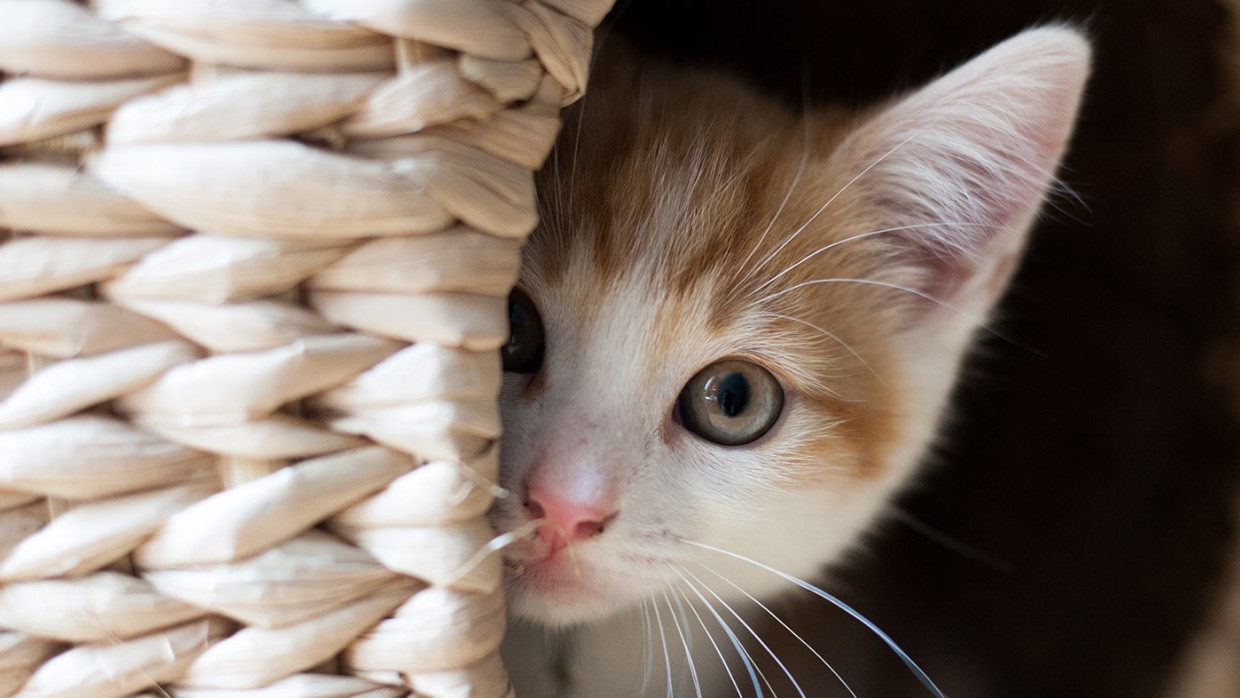
#> input picture images/cat2.jpg, 1240 x 698 px
$ python Filters.py
#> lines starting #> are read from the running program, lines starting #| are printed output that depends on the picture
from PIL import Image, ImageFilter
original = Image.open("images/cat2.jpg")
#> original is the input picture: PIL image 1240x698 RGB; mean R, G, B 132.4, 118.5, 108.8
# Conture
filterd  = original.filter(ImageFilter.CONTOUR)
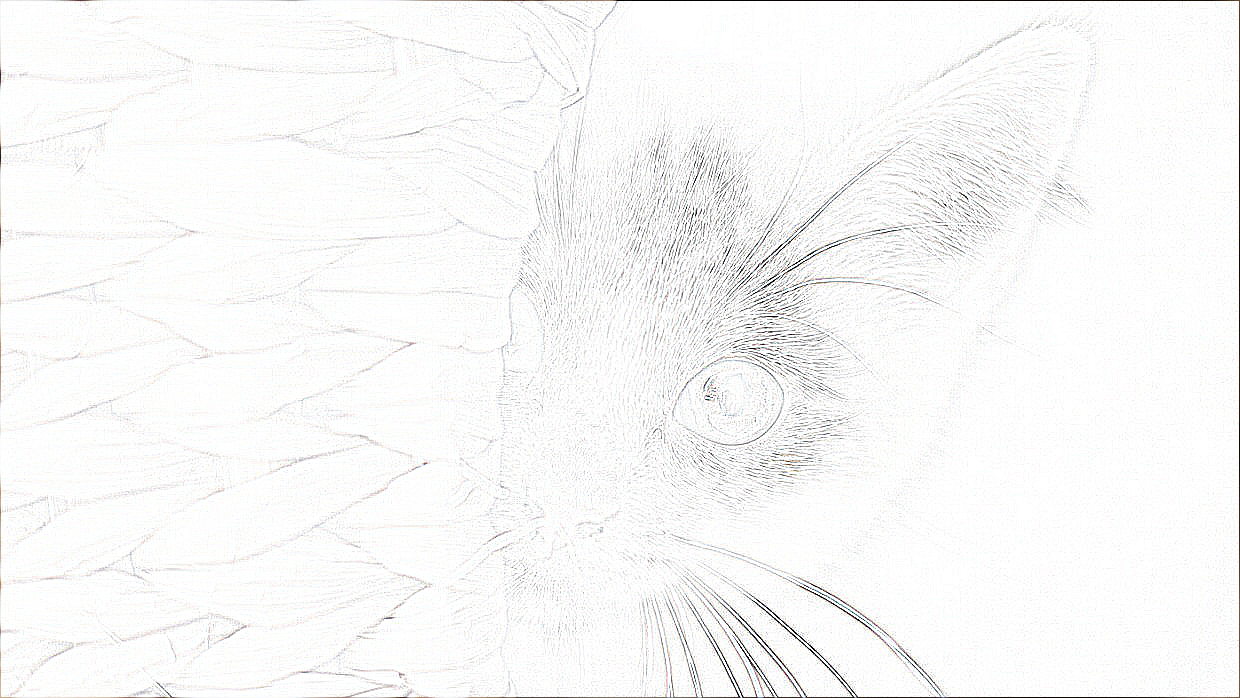
#> filterd: PIL image 1240x698 RGB; mean R, G, B 248.1, 248.1, 247.9
filterd.show()
# EDGE_ENHANCE
filterd  = original.filter(ImageFilter.EDGE_ENHANCE)
filterd.show()
# FIND_EDGES
filterd  = original.filter(ImageFilter.FIND_EDGES)
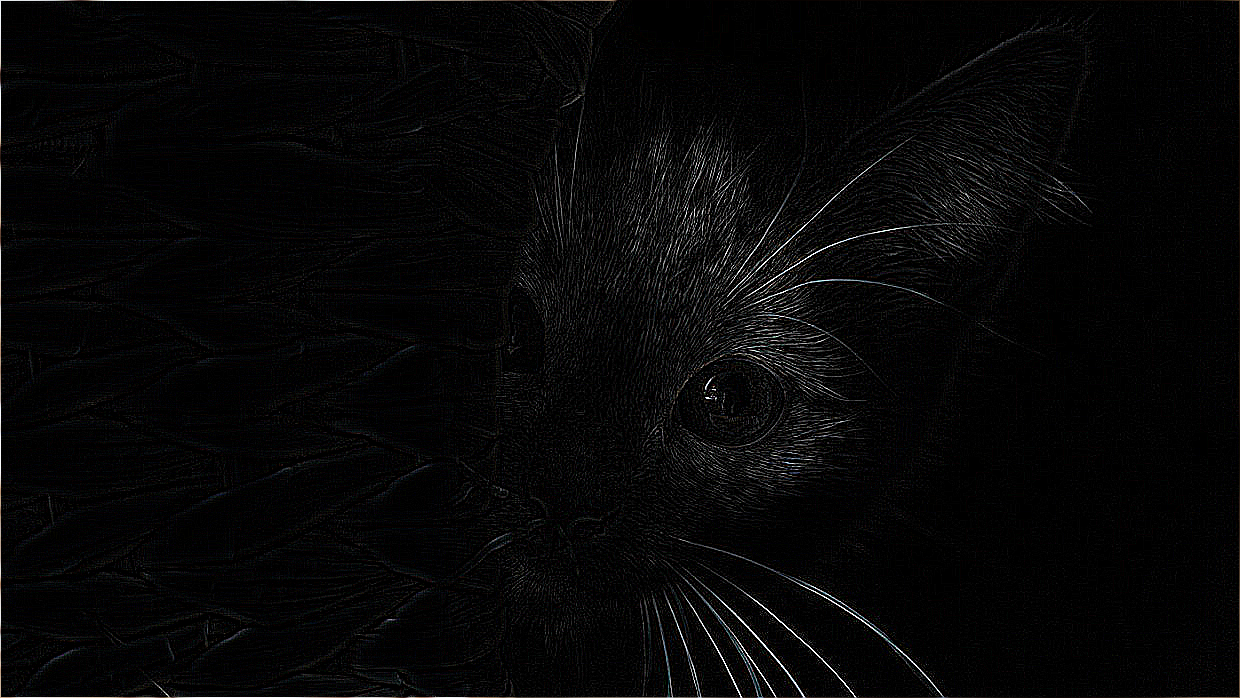
#> filterd: PIL image 1240x698 RGB; mean R, G, B 6.7, 6.6, 6.8
filterd.show()
# SMOOTH
filterd  = original.filter(ImageFilter.SMOOTH)
filterd.show()
# CROP
filterd  = original.crop((0,0,200,200))
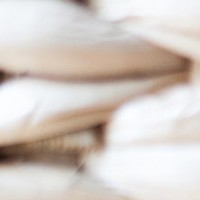
#> filterd: PIL image 200x200 RGB; mean R, G, B 212.4, 203.4, 197.2
filterd.show()

$ run again, with images/puppy1.jpg copied over images/cat2.jpg
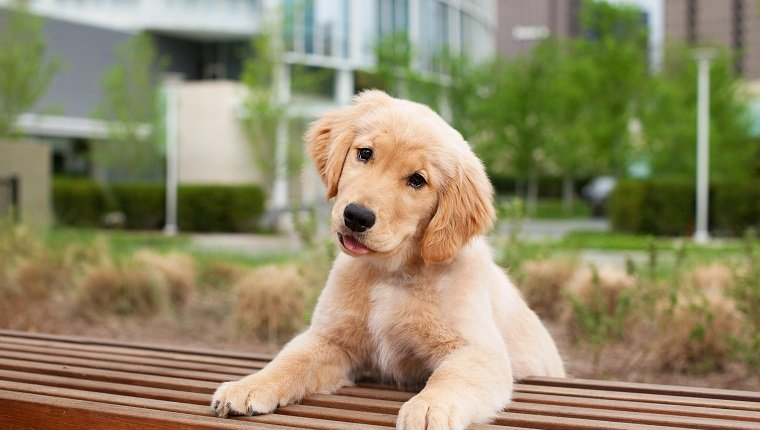
#> input picture images/puppy1.jpg, 760 x 430 px
#> original is the input picture: PIL image 760x430 RGB; mean R, G, B 144.9, 136.7, 103.7
#> `filterd  = original.filter(ImageFilter.FIND_EDGES)`:
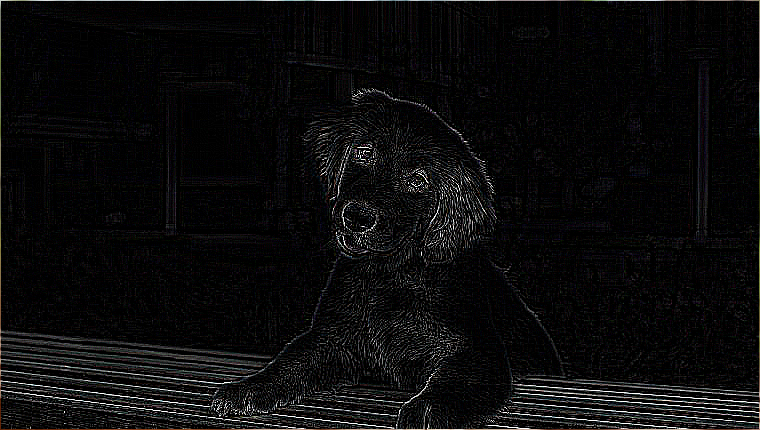
#> filterd: PIL image 760x430 RGB; mean R, G, B 11.6, 11.4, 11.7
#> `filterd  = original.crop((0,0,200,200))`:
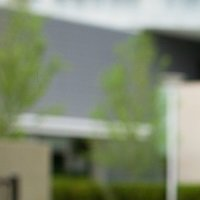
#> filterd: PIL image 200x200 RGB; mean R, G, B 129.2, 138.3, 114.2

$ run again, with images/puppy2.jpg copied over images/cat2.jpg
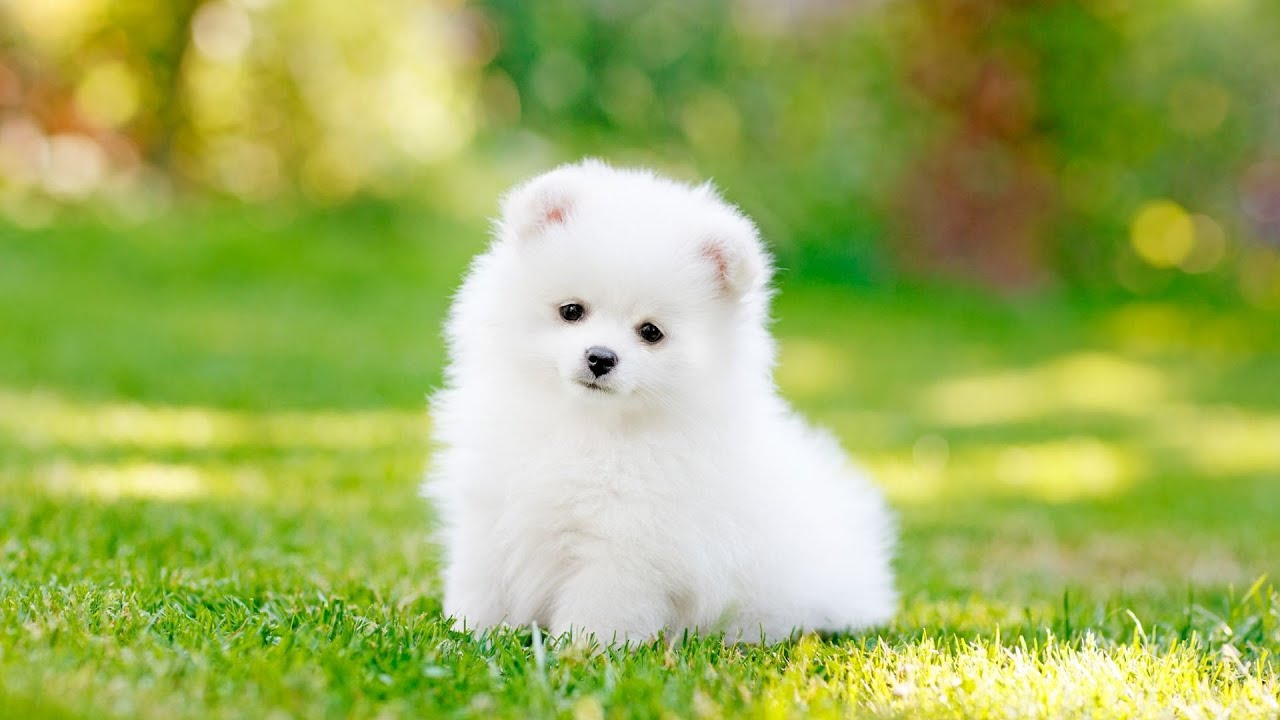
#> input picture images/puppy2.jpg, 1280 x 720 px
#> original is the input picture: PIL image 1280x720 RGB; mean R, G, B 159.3, 178.2, 92.7
#> `filterd  = original.filter(ImageFilter.FIND_EDGES)`:
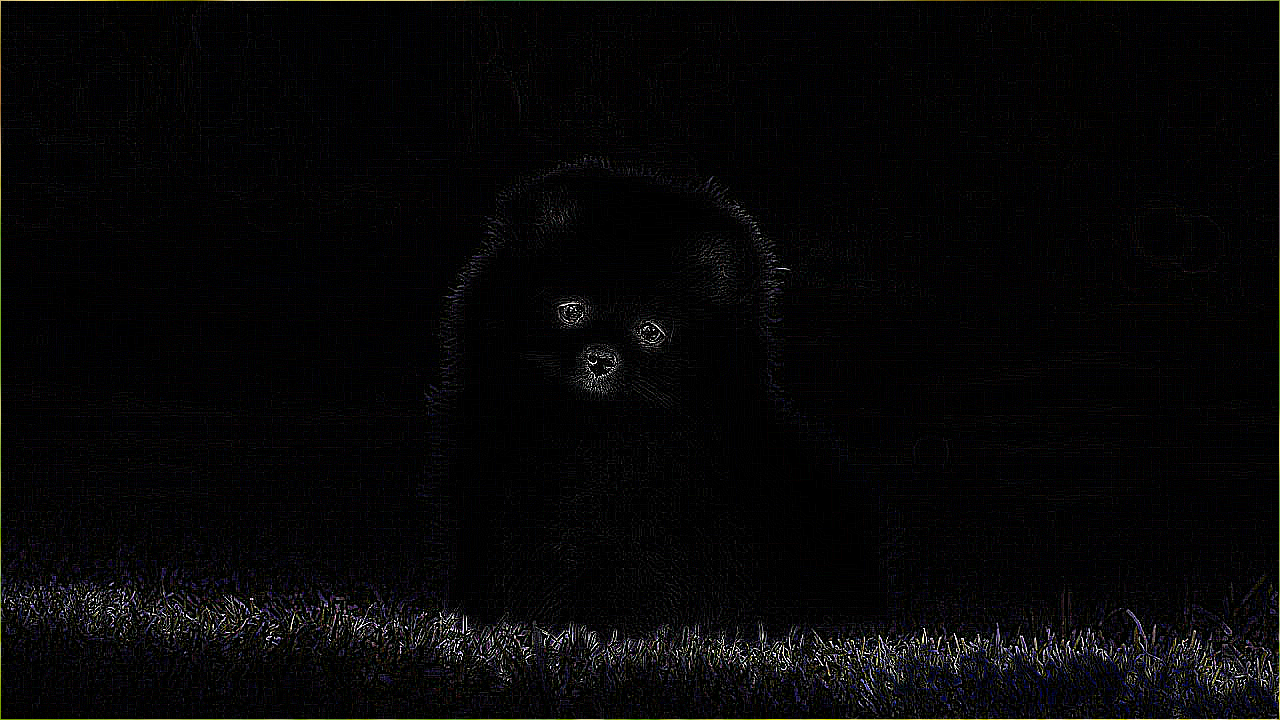
#> filterd: PIL image 1280x720 RGB; mean R, G, B 6.4, 6.1, 6.6
#> `filterd  = original.crop((0,0,200,200))`:
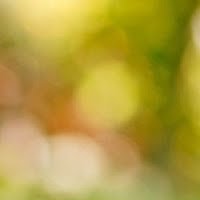
#> filterd: PIL image 200x200 RGB; mean R, G, B 178.8, 158.2, 63

$ run again, with images/test1.jpg copied over images/cat2.jpg
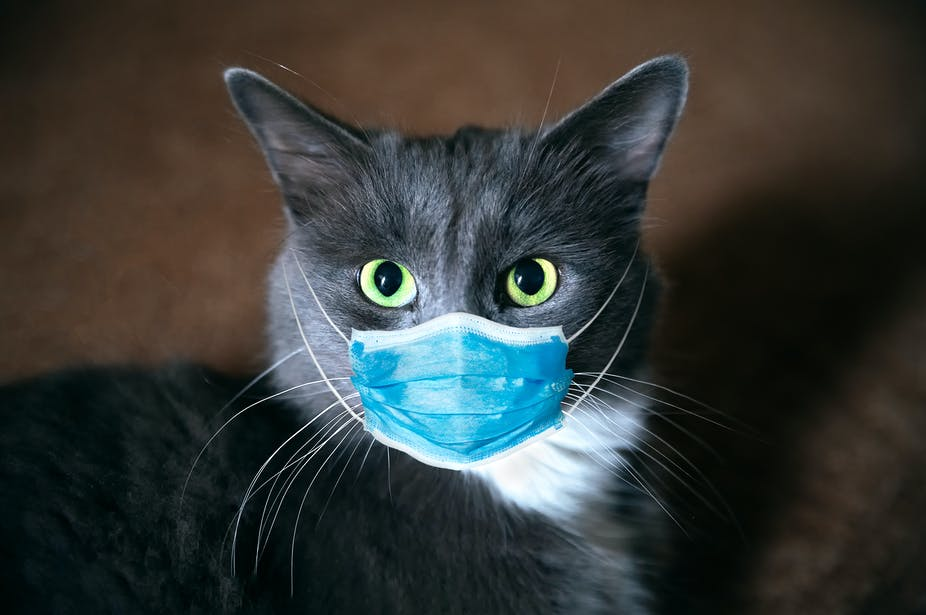
#> input picture images/test1.jpg, 926 x 615 px
#> original is the input picture: PIL image 926x615 RGB; mean R, G, B 53.7, 57.6, 55.2
#> `filterd  = original.filter(ImageFilter.FIND_EDGES)`:
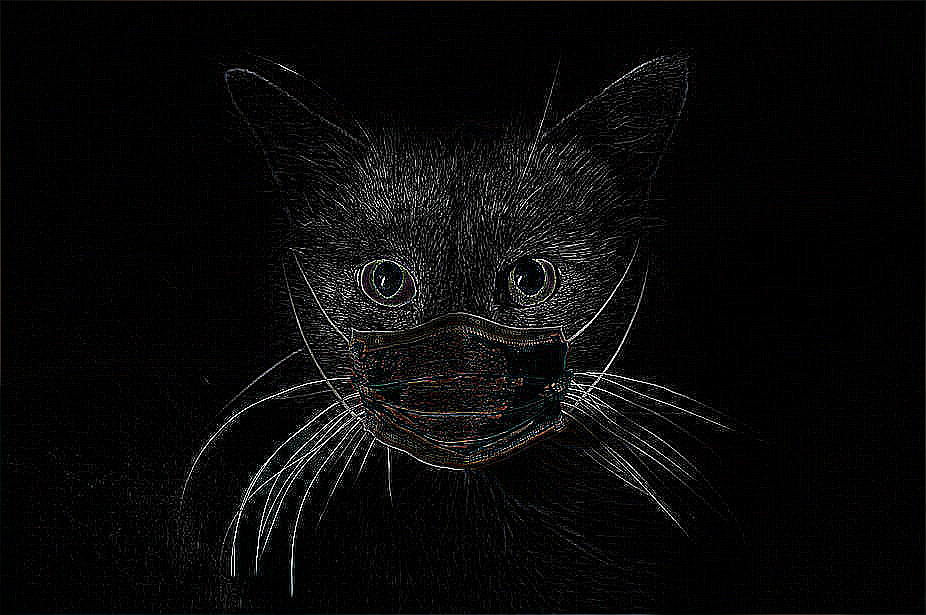
#> filterd: PIL image 926x615 RGB; mean R, G, B 9.5, 9.4, 9.4
#> `filterd  = original.crop((0,0,200,200))`:
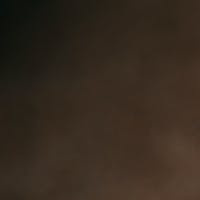
#> filterd: PIL image 200x200 RGB; mean R, G, B 53.6, 42.1, 31.2
